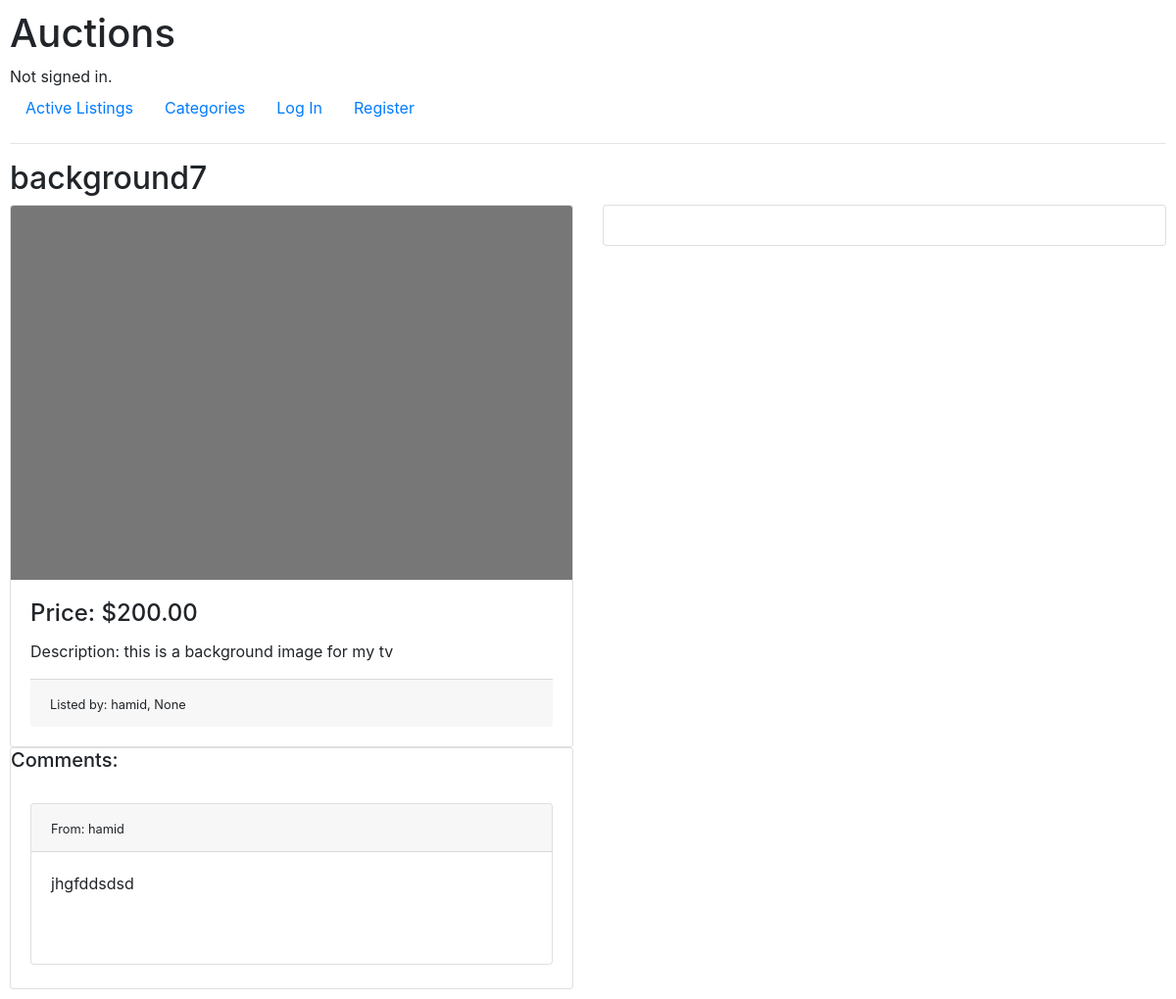
/9, run on an earlier commit of the app's database.
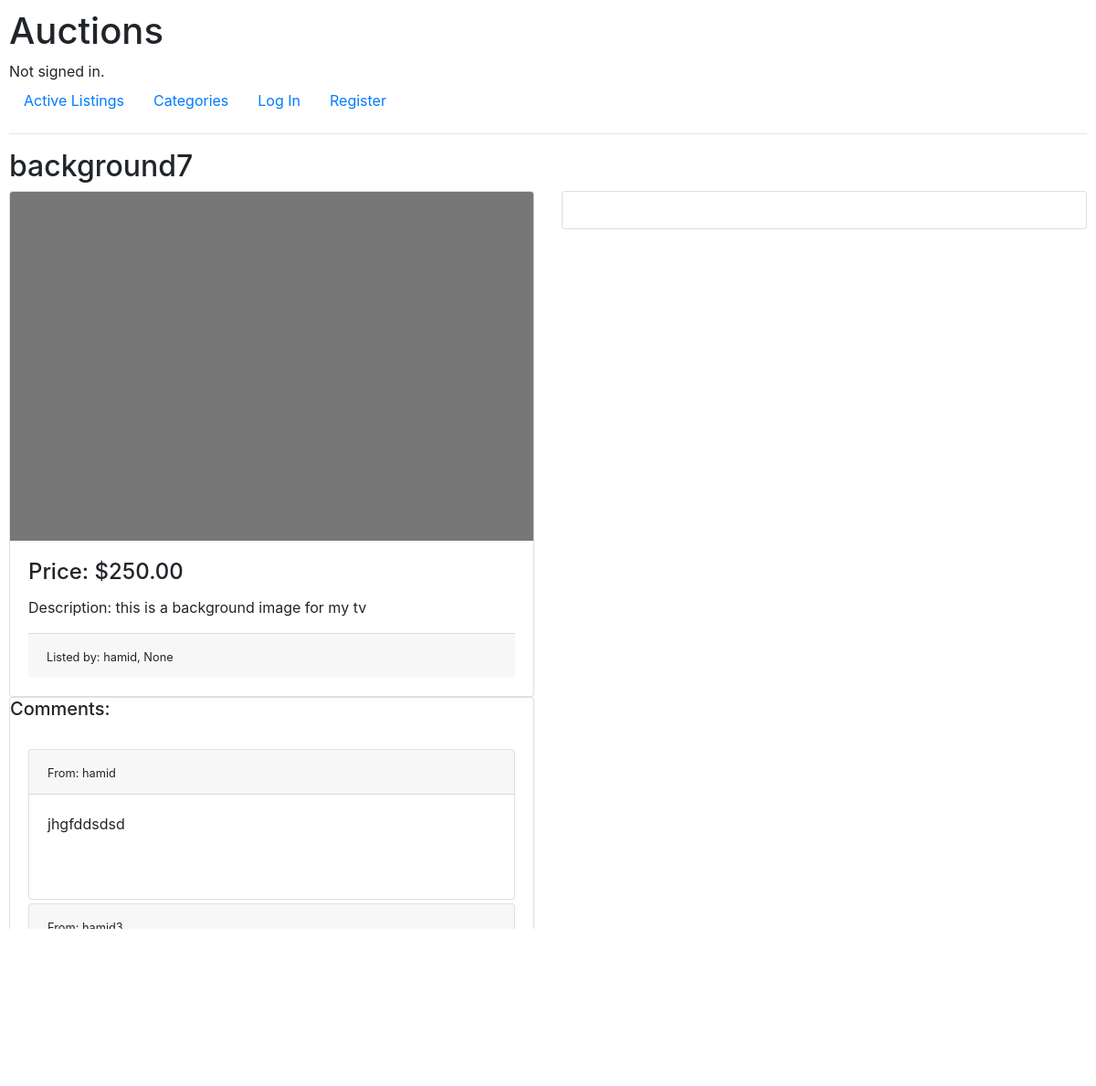
And on a later commit of the database.
### auctions/models.py (models this page shows)
class Listing(models.Model):
    product_image = models.ImageField(upload_to='files/images', blank=True, null=True)
    product_name = models.CharField(max_length=200, blank=True, null=True)
    product_categorie = models.ForeignKey(Categorie, blank=True, null=True, on_delete=models.CASCADE)
    description = models.CharField(max_length=255, blank=True, null=True)
    price = models.DecimalField(max_digits=10, decimal_places=2)
    date_created = models.DateTimeField(blank=True, null=True)
    seller = models.ForeignKey(User, on_delete=models.CASCADE, blank=True, null=True, related_name='seller')
    winner = models.ForeignKey(User, on_delete=models.CASCADE, blank=True, null=True, related_name='winner')

class Comment(models.Model):
    text = models.TextField()
    user = models.ForeignKey(User, on_delete=models.CASCADE)
    product = models.ForeignKey(Listing, on_delete=models.CASCADE)

class User(AbstractUser):
    pass

### auctions/views.py (the view, shortened to what this page needs)
# urls.py: path("<int:listing_id>", views.listing, name="listing"),
def listing(request, listing_id):
    prd = Listing.objects.get(pk=listing_id)
    lst = Listing.objects.get(id=listing_id)
    cmt=Comment.objects.filter(product=prd)
    if request.user.is_authenticated:
        if Watchlist.objects.filter(product=prd, user=request.user):
            is_w = True
        else:
            is_w = False
    else:
        return render(request, "auctions/listing.html", {
            "comment": cmt,
            "listing": lst,
        })

### auctions/templates/auctions/listing.html (shortened to what this page needs)
{% extends "auctions/layout.html" %}
{% block body %}
<h2>{{ listing.product_name }}</h2>
<div class="row row-cols-1 row-cols-md-2 g-4">
   <div class="col">
      <div class="card">
         <img src="{{ listing.product_image}}" class="card-img-top" alt="No image listed">
         <div class="card-body">
            <h4 class="card-title">Price: ${{ listing.price }}</h4>
            <p class="card-text">Description: {{ listing.description }}</p>
            <div class="card-footer">
               <small class="text-body-secondary">Listed by: {{ listing.seller }}, {{ listing.date_created }}</small>
            </div>
         </div>
      </div>
   </div>
   <div class="col">
      <div class="card">
         <div class="card-body">
         </div>
      </div>
   </div>
   <div class="col">
      <div class="card">
         <h5 class="card-title">Comments:</h5>
         <div class="card-body">
            {% for cmt in comment %}
            <div class="card text-bg-dark mb-1" style="max-width: 100%;margin-bottom: 225px;">
               <div class="card-header"><small class="text-body-secondary">From: {{ cmt.user }}</small></div>
               <div class="card-body">
                 <p class="card-text" style="margin-bottom: 50px;">{{cmt.text}}</p>
               </div>
             </div>
            {% endfor %}
         </div>
      </div>
   </div>
</div>
{% endblock %}

What changed in the data, as far as the page shows it:
changed Listing "background7": price "200.00" → "250.00"
added Comment: user "hamid3"
